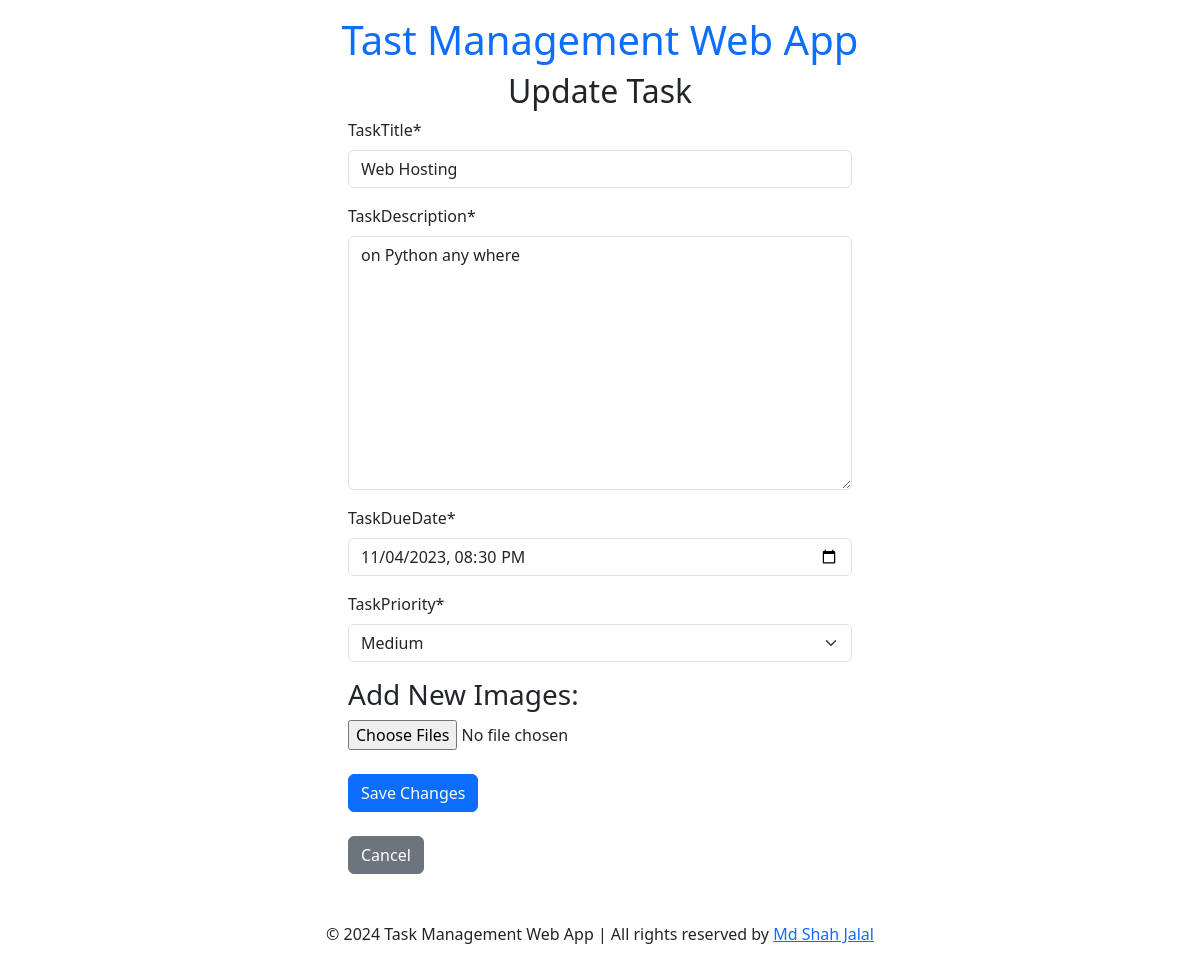
Page /task/1/update/ (signed in) on the committed database.
### todoapp/models.py (models this page shows, shortened)
class TaskModel(models.Model):
    user = models.ForeignKey(User, on_delete=models.CASCADE, default=1)
    taskTitle = models.CharField(max_length=100)
    taskDescription = models.TextField()
    is_completed = models.BooleanField(default=False)
    taskDueDate = models.DateTimeField(default=timezone.now)
    taskPriority = models.CharField(max_length=20, choices=[
        ('low', 'Low'),
        ('medium', 'Medium'),
        ('high', 'High'),
    ])
    images = models.ManyToManyField('Photo', related_name='tasks', blank=True)
    created_at = models.DateTimeField(default=timezone.now)  # Use timezone.now to set the current timestamp
    updated_at = models.DateTimeField(auto_now=True)  # This field will automatically update on every save

### todoapp/views.py (the view)
# urls.py: path('task/<int:task_id>/update/', update_task, name='update_task'),
@login_required
def update_task(request, task_id):
    task = TaskModel.objects.get(pk=task_id)
    if task.is_completed:
       return redirect('forbidden_task')
    user_timezone = request.session.get('user_timezone', 'UTC')
    if request.method == 'POST':
        form = TaskForm(request.POST, request.FILES, instance=task)
        if form.is_valid():
            if 'delete_images' in request.POST:
                images_to_delete = request.POST.getlist('delete_images')
                for image_id in images_to_delete:
                    image = Photo.objects.get(id=image_id)
                    default_storage.delete(image.image.name)
                    image.delete()
            for image in request.FILES.getlist('new_images'):
                photo = Photo(image=image)
                photo.save()
                task.images.add(photo)
            task = form.save()
            return redirect('show_tasks')
    else:
        form = TaskForm(instance=task)
    return render(request, 'update_task.html', {'form': form, 'task': task, 'user_timezone': user_timezone})

### todoapp/forms.py
class TaskForm(forms.ModelForm):
    class Meta:
        model = TaskModel
        fields = ('taskTitle', 'taskDescription', 'taskDueDate', 'taskPriority')
        widgets = {
            'taskDueDate': forms.DateTimeInput(attrs={'type': 'datetime-local'}, format='%Y-%m-%dT%H:%M'),
            }

### todoapp/templates/update_task.html (shortened to what this page needs)
{% extends 'base.html' %}
{% load static %}
{% load crispy_forms_tags %}
{% block content %}
    <div class="w-50 mx-auto px-5">
        <h2 class="text-center">Update Task</h2>
        <form method="post" enctype="multipart/form-data">
            {{ form|crispy }}
            <h3>Add New Images:</h3>
            <input type="file" name="new_images" accept="image/*" multiple>
            <br> <br>
            <button type="submit" class="btn btn-primary">Save Changes</button>
        </form>
        <br>
        <a href="{% url 'task_details' task.id %}" class="btn btn-secondary">Cancel</a>
    </div>
{% endblock %}

### rows in the picture
TaskModel: taskTitle "Web Hosting", taskDescription "on Python any where", taskDueDate "11/04/2023 20:30", taskPriority "Medium"
